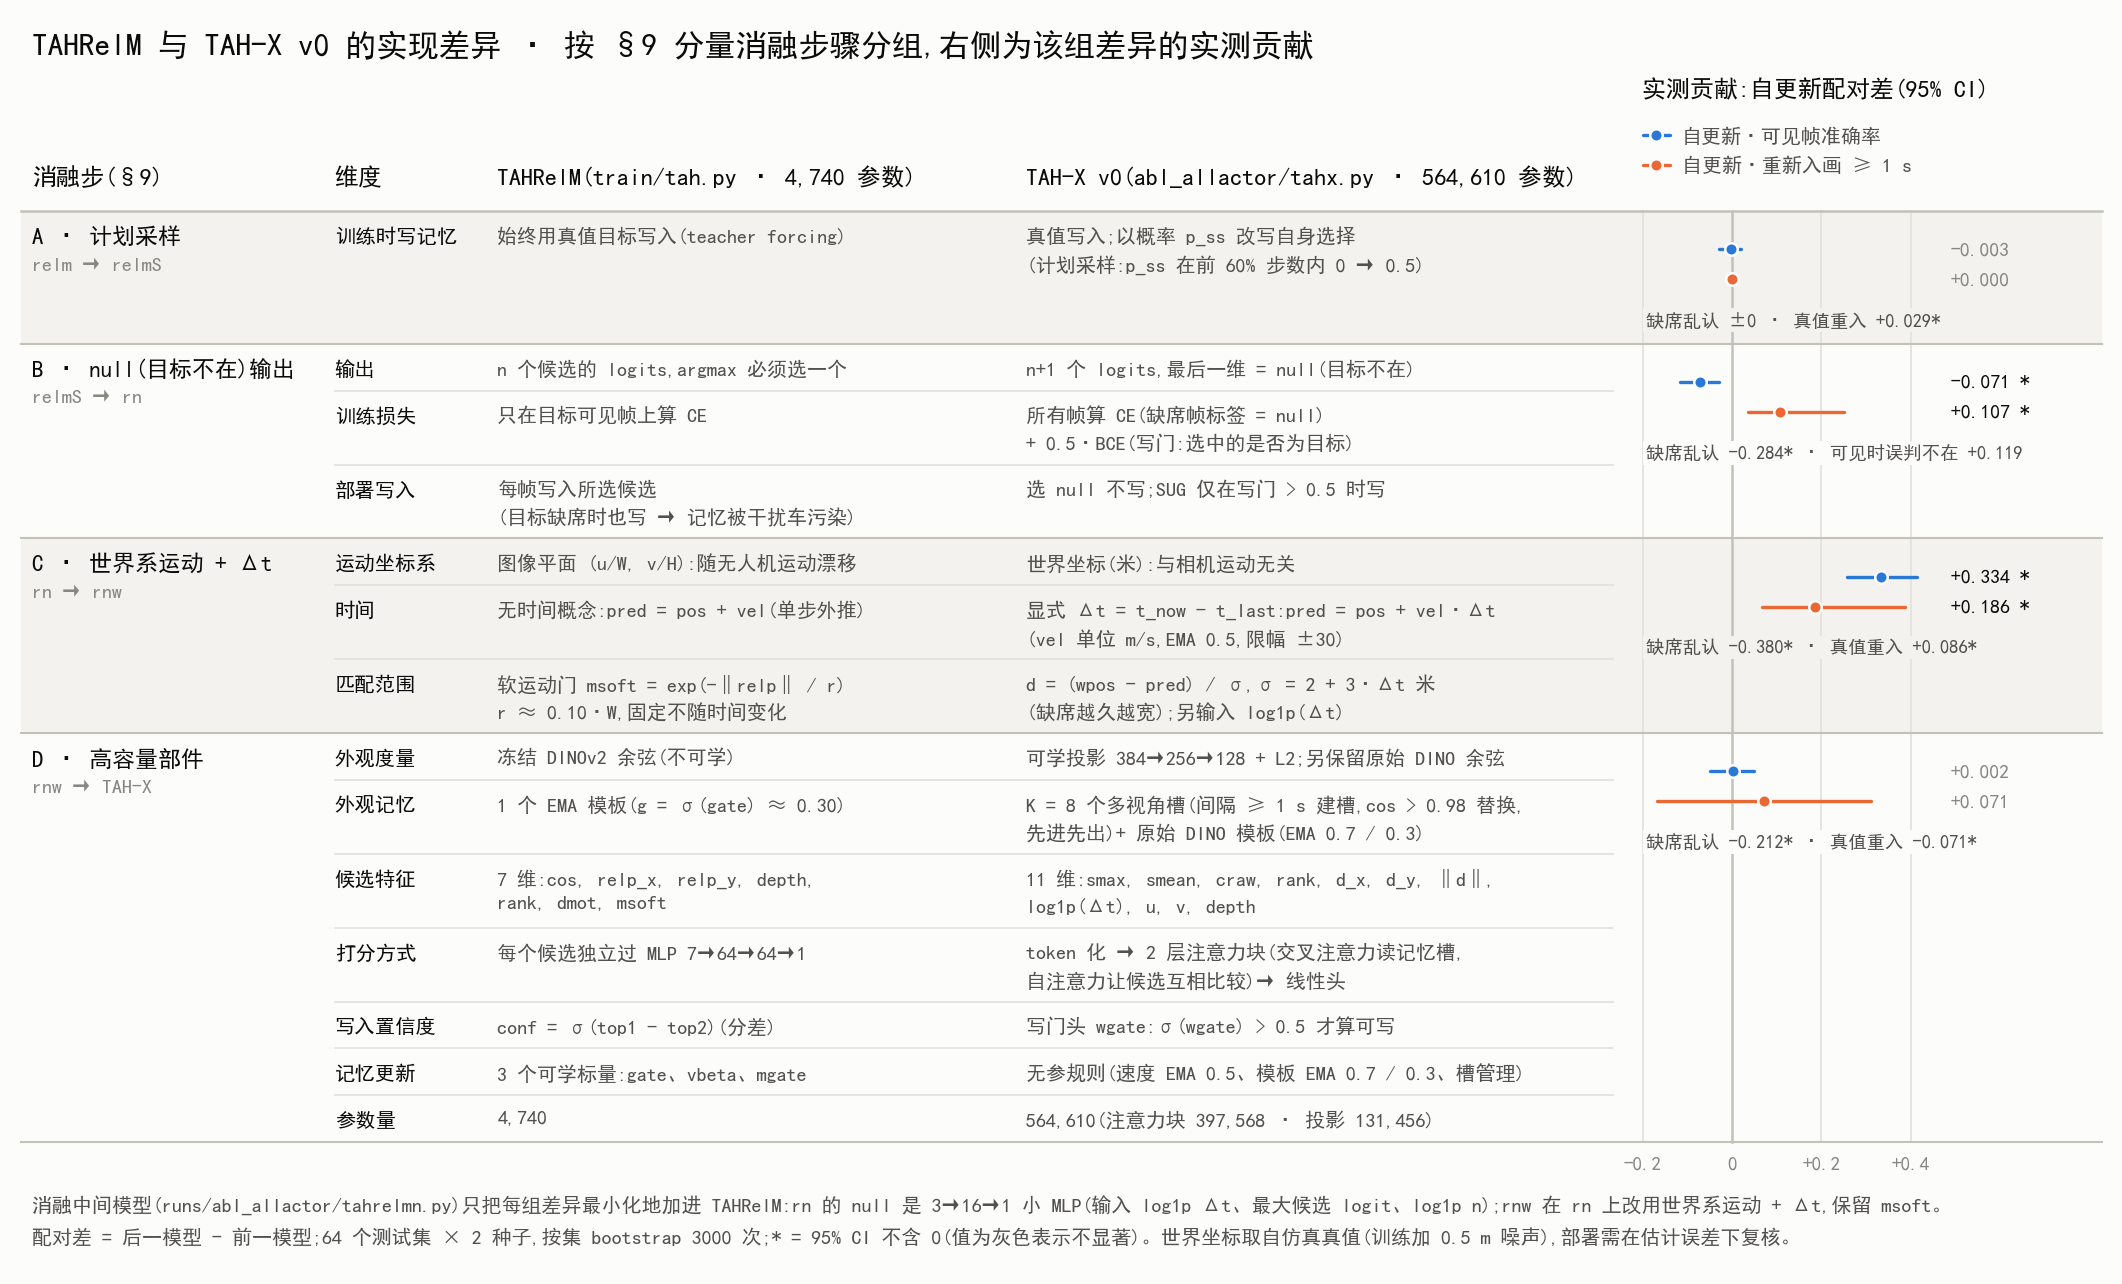

Here is the Python script that generated this plot:
"""TAHRelM vs TAH-X v0: implementation differences row by row, grouped by the §9 component-ablation step that adds
them (acot_note/1003_event-centric-dataset-review.md §9.3), with each group's measured contribution (paired Δ, 95% CI,
episode bootstrap over 64 test episodes × 2 seeds; runs/abl_allactor/summary3.txt) as an interval plot.
Palette: dataviz reference categorical slots 1-2 (validated light, all-pairs) for the two metrics; neutrals from the
reference instance (gridline #e1e0d9, baseline #c3c2b7). Static PNG for the note → values are printed as labels.
  python3 acot_note/figs/fig_tahrelm_vs_tahx.py  → acot_note/figs/fig_tahrelm_vs_tahx.png"""
import matplotlib
matplotlib.use("Agg")
import matplotlib.pyplot as plt
from matplotlib import font_manager
from matplotlib.patches import Rectangle

font_manager.fontManager.addfont("/home/hque/.local/share/fonts/SimHei.ttf")
plt.rcParams["font.family"] = "SimHei"
plt.rcParams["axes.unicode_minus"] = False

SURF, INK, INK2, MUTED = "#fcfcfb", "#0b0b0b", "#52514e", "#898781"
GRID, BASE, BAND = "#e1e0d9", "#c3c2b7", "#f3f2ee"
BLUE, ORANGE = "#2a78d6", "#eb6834"                        # metric 1 · metric 2

# (group, [(dimension, TAHRelM, TAH-X), ...], effects {metric: (Δ, lo, hi)}, side note)
GROUPS = [
    (("A · 计划采样", "relm → relmS"),
     [("训练时写记忆", "始终用真值目标写入(teacher forcing)",
       "真值写入;以概率 p_ss 改写自身选择\n(计划采样:p_ss 在前 60% 步数内 0 → 0.5)")],
     {"acc": (-0.003, -0.030, 0.020), "re": (0.000, 0.000, 0.000)},
     "缺席乱认 ±0 · 真值重入 +0.029*"),
    (("B · null(目标不在)输出", "relmS → rn"),
     [("输出", "n 个候选的 logits,argmax 必须选一个", "n+1 个 logits,最后一维 = null(目标不在)"),
      ("训练损失", "只在目标可见帧上算 CE", "所有帧算 CE(缺席帧标签 = null)\n+ 0.5·BCE(写门:选中的是否为目标)"),
      ("部署写入", "每帧写入所选候选\n(目标缺席时也写 → 记忆被干扰车污染)", "选 null 不写;SUG 仅在写门 > 0.5 时写")],
     {"acc": (-0.071, -0.116, -0.028), "re": (0.107, 0.037, 0.250)},
     "缺席乱认 -0.284* · 可见时误判不在 +0.119"),
    (("C · 世界系运动 + Δt", "rn → rnw"),
     [("运动坐标系", "图像平面 (u/W, v/H):随无人机运动漂移", "世界坐标(米):与相机运动无关"),
      ("时间", "无时间概念:pred = pos + vel(单步外推)",
       "显式 Δt = t_now - t_last:pred = pos + vel·Δt\n(vel 单位 m/s,EMA 0.5,限幅 ±30)"),
      ("匹配范围", "软运动门 msoft = exp(-‖relp‖ / r)\nr ≈ 0.10·W,固定不随时间变化",
       "d = (wpos - pred) / σ,σ = 2 + 3·Δt 米\n(缺席越久越宽);另输入 log1p(Δt)")],
     {"acc": (0.334, 0.257, 0.414), "re": (0.186, 0.068, 0.388)},
     "缺席乱认 -0.380* · 真值重入 +0.086*"),
    (("D · 高容量部件", "rnw → TAH-X"),
     [("外观度量", "冻结 DINOv2 余弦(不可学)", "可学投影 384→256→128 + L2;另保留原始 DINO 余弦"),
      ("外观记忆", "1 个 EMA 模板(g = σ(gate) ≈ 0.30)",
       "K = 8 个多视角槽(间隔 ≥ 1 s 建槽,cos > 0.98 替换,\n先进先出)+ 原始 DINO 模板(EMA 0.7 / 0.3)"),
      ("候选特征", "7 维:cos, relp_x, relp_y, depth,\nrank, dmot, msoft",
       "11 维:smax, smean, craw, rank, d_x, d_y, ‖d‖,\nlog1p(Δt), u, v, depth"),
      ("打分方式", "每个候选独立过 MLP 7→64→64→1",
       "token 化 → 2 层注意力块(交叉注意力读记忆槽,\n自注意力让候选互相比较)→ 线性头"),
      ("写入置信度", "conf = σ(top1 - top2)(分差)", "写门头 wgate:σ(wgate) > 0.5 才算可写"),
      ("记忆更新", "3 个可学标量:gate、vbeta、mgate", "无参规则(速度 EMA 0.5、模板 EMA 0.7 / 0.3、槽管理)"),
      ("参数量", "4,740", "564,610(注意力块 397,568 · 投影 131,456)")],
     {"acc": (0.002, -0.048, 0.049), "re": (0.071, -0.167, 0.311)},
     "缺席乱认 -0.212* · 真值重入 -0.071*"),
]
METRICS = [("acc", BLUE, "自更新·可见帧准确率"), ("re", ORANGE, "自更新·重新入画 ≥ 1 s")]

# ---- layout (units: 10 per inch) ----
LINE, PAD, GMIN = 2.35, 1.7, 11.5
X_G, X_D, X_R, X_X = 1.5, 27.5, 41.5, 87.0             # group · dimension · TAHRelM · TAH-X text columns
F0, F1, X_V = 140.0, 165.0, 166.5                      # forest axis span, value-label column
VMIN, VMAX = -0.2, 0.45
fx = lambda v: F0 + (v - VMIN) / (VMAX - VMIN) * (F1 - F0)

layout, y = [], 0.0
for g, rows, eff, note in GROUPS:
    hs = [LINE * max(r[1].count("\n"), r[2].count("\n")) + LINE + PAD for r in rows]
    if sum(hs) < GMIN:
        hs[-1] += GMIN - sum(hs)
    layout.append((y, hs)); y += sum(hs)
BODY = y
TOP_H, BOT_H = 17.0, 11.0
H = TOP_H + BODY + BOT_H
fig, ax = plt.subplots(figsize=(18, H / 10), dpi=150)
fig.patch.set_facecolor(SURF); ax.set_facecolor(SURF)
ax.set_xlim(0, 180); ax.set_ylim(0, H); ax.axis("off")
Y = lambda d: H - TOP_H - d                             # depth below header → data y

ax.text(1.5, H - 1.2, "TAHRelM 与 TAH-X v0 的实现差异 · 按 §9 分量消融步骤分组,右侧为该组差异的实测贡献",
        fontsize=15, color=INK, weight="bold", va="top")
hy = H - TOP_H + 2.0
for x, s in [(X_G, "消融步(§9)"), (X_D, "维度"), (X_R, "TAHRelM(train/tah.py · 4,740 参数)"),
             (X_X, "TAH-X v0(abl_allactor/tahx.py · 564,610 参数)")]:
    ax.text(x, hy, s, fontsize=11.5, color=INK, weight="bold", va="bottom")
ax.text(F0, hy + 7.6, "实测贡献:自更新配对差(95% CI)", fontsize=11.5, color=INK, weight="bold", va="bottom")
for i, (k, c, lab) in enumerate(METRICS):                # legend (2 series → legend + direct value labels)
    lx, ly = F0, hy + 4.6 - i * 2.6                    # stacked legend rows
    ax.plot([lx, lx + 2.4], [ly, ly], color=c, lw=1.6, solid_capstyle="round")
    ax.plot(lx + 1.2, ly, "o", ms=6, color=c, mec=SURF, mew=1.2)
    ax.text(lx + 3.4, ly, lab, fontsize=9.6, color=INK2, va="center")
ax.plot([0.5, 179.5], [H - TOP_H, H - TOP_H], color=BASE, lw=1.2)

# ---- forest axis: gridlines, zero baseline ----
for v in (-0.2, 0.2, 0.4):
    ax.plot([fx(v), fx(v)], [Y(BODY), Y(0)], color=GRID, lw=0.8, zorder=0)
ax.plot([fx(0), fx(0)], [Y(BODY), Y(0)], color=BASE, lw=1.2, zorder=1)
for v in (-0.2, 0.0, 0.2, 0.4):
    ax.text(fx(v), Y(BODY) - 1.2, f"{v:+.1f}" if v else "0", fontsize=9.2, color=MUTED, ha="center", va="top")

for gi, ((g, rows, eff, note), (d0, hs)) in enumerate(zip(GROUPS, layout)):
    gh = sum(hs)
    if gi % 2 == 0:
        ax.add_patch(Rectangle((0.5, Y(d0 + gh)), 179, gh, facecolor=BAND, edgecolor="none", zorder=-1))
    ax.text(X_G, Y(d0) - 1.3, g[0], fontsize=11, color=INK, weight="bold", va="top")
    ax.text(X_G, Y(d0) - 4.0, g[1], fontsize=9.6, color=MUTED, va="top")
    d = d0
    for ri, ((dim, a, b), h) in enumerate(zip(rows, hs)):
        ax.text(X_D, Y(d) - 1.3, dim, fontsize=9.8, color=INK, va="top")
        ax.text(X_R, Y(d) - 1.3, a, fontsize=9.6, color=INK2, va="top", linespacing=1.55)
        ax.text(X_X, Y(d) - 1.3, b, fontsize=9.6, color=INK2, va="top", linespacing=1.55)
        if ri:
            ax.plot([X_D, F0 - 2.5], [Y(d), Y(d)], color=GRID, lw=0.8)
        d += h
    ax.plot([0.5, 179.5], [Y(d0 + gh), Y(d0 + gh)], color=BASE, lw=1.0)
    yc = Y(d0) - 3.3                                   # interval marks at the group's top, note below
    for mi, (k, c, lab) in enumerate(METRICS):
        v, lo, hi = eff[k]; yy = yc - mi * 2.6
        ax.plot([fx(lo), fx(hi)], [yy, yy], color=c, lw=1.6, solid_capstyle="round", zorder=3)
        ax.plot(fx(v), yy, "o", ms=6, color=c, mec=SURF, mew=1.2, zorder=4)
        sig = lo > 0 or hi < 0
        ax.text(X_V, yy, f"{v:+.3f}{' *' if sig else ''}", fontsize=9.4, color=INK if sig else MUTED, va="center")
    ax.text(F0 + 0.3, yc - 5.4, note, fontsize=8.8, color=INK2, va="top", zorder=5,
            bbox=dict(facecolor=BAND if gi % 2 == 0 else SURF, edgecolor="none", pad=1.5))

ax.text(1.5, Y(BODY) - 4.6,
        "消融中间模型(runs/abl_allactor/tahrelmn.py)只把每组差异最小化地加进 TAHRelM:rn 的 null 是 3→16→1 小 MLP(输入 log1p Δt、"
        "最大候选 logit、log1p n);rnw 在 rn 上改用世界系运动 + Δt,保留 msoft。", fontsize=9.6, color=INK2, va="top")
ax.text(1.5, Y(BODY) - 7.4,
        "配对差 = 后一模型 - 前一模型;64 个测试集 × 2 种子,按集 bootstrap 3000 次;* = 95% CI 不含 0(值为灰色表示不显著)。"
        "世界坐标取自仿真真值(训练加 0.5 m 噪声),部署需在估计误差下复核。", fontsize=9.6, color=INK2, va="top")

out = __file__.replace(".py", ".png")
fig.savefig(out, bbox_inches="tight", facecolor=SURF)
print("saved", out)
